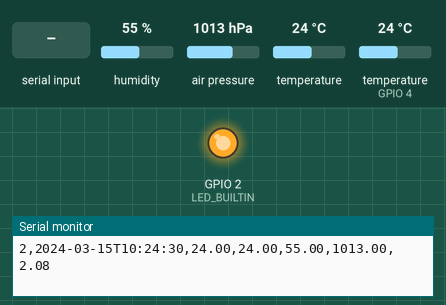
The sketch below on a simulated ESP32. On the bench: output pins drawn as LEDs (lit = HIGH), the last lines printed to the serial monitor. The inputs (shaded band) are chosen by the test bench; at power-on: humidity 55 %, air pressure 1013 hPa, temperature 24 °C, temperature (sensor on GPIO 4) 24 °C. The local clock reads 2024-03-15 10:24:30 at power-on unless the sketch sets it; storage starts empty.

Above: at 2.0 s.
2.1 s: "1\n" received over the second serial link
At 5.6 s:
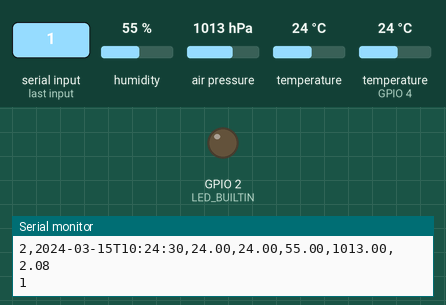
Timing chart, 0 to 12.3 s (numbered marks = the images above; inputs shaded):
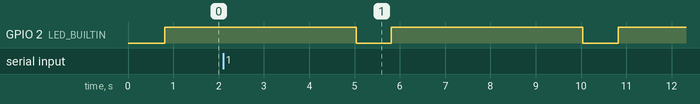

Measured:
- by itself, GPIO 2 (LED_BUILTIN): alternates HIGH for 4.2 s and LOW for 0.78 s

The sketch:

ESP32_NODOSENSOR_ROUTER.ino
```cpp
/*
* Codigo para los nodos sensores
* Autor: Luis Castrillo
*/

/*
*************** Librerias ***************
*/
#include <OneWire.h>                      // DS18B20
#include <DallasTemperature.h>            // DS18B20
#include <Wire.h>                         // BME280 y TinyRTC
#include <Adafruit_Sensor.h>              // BME280
#include <Adafruit_BME280.h>              // BME280
#include <RTClib.h>                       // TinyRTC
#include <SD.h>                           // MicroSD
#include <FS.h>                           // MicroSD
#include <SPI.h>                          // MicroSD

/*
*************** Constantes y puertos GPIO ***************
*/
#define INTERVALO 5000                    // Periodo de medicion en milisegundos
#define DS18B20_GPIO 4                    // GPIO para conectar el DS18B20
#define ID_BME 0x76                       // Dirección del sensor BME280
#define PRESION_NIVEL_MAR (1013.25)       // Presion atmosferica al nivel del mar
#define CS 5                              // GPIO para controlar el modulo MicroSD
#define ARCHIVO ("/Nodo3.txt")            // Ruta del archivo donde se guardaran los datos
#define ID_NODO 2                         // Identificador del nodo sensor
#define LED_BUILTIN 2                     // GPIO del diodo LED para informar estado del sistema
#define RXD2 16                           // GPIO RX para el envio de datos
#define TXD2 17                           // GPIO TX para el envio de datos

/*
**************** Instancias ***************
*/
OneWire oneWire(DS18B20_GPIO);            // Objeto OneWire para DS18B20
DallasTemperature sensor_ds(&oneWire);    // Objeto DallasTemperature para DS18B20
Adafruit_BME280 sensor_bme;               // Objeto Adafruit_BME280 para BME280
RTC_DS1307 tiny_rtc;                      // Objeto RTC_DS1307 para TinyRTC

/*
************** Variables globales *************
*/
unsigned long tiempo_anterior = 0;        // Variable de control de mediciones
unsigned long tiempo_actual = 0;          // Variable de control de mediciones
boolean todo_ok = true;                   // Variable para saber que todo esta bien
/*
******** Funciones para leer datos del sensor DS18B20 *********
*/
// Obtener temperatura sensor DS18B20
float getTemperatureDS() {
  sensor_ds.requestTemperatures();
  float temperatura_celsius = sensor_ds.getTempCByIndex(0);
  return temperatura_celsius;
}

/*
******** Funciones para leer datos del sensor BME280 *********
*/
// Obtener temperatura en °C sensor BME280
float getTemperatureBME() {
  float temperatura_celsius = sensor_bme.readTemperature();
  return temperatura_celsius;
}

// Obtener humedad relativa sensor BME280
float getHumidityBME() {
  float humedad_relativa = sensor_bme.readHumidity();
  return humedad_relativa;
}

// Obtener presion atmosferica sensor BME280
float getPressureBME() {
  float presion_atmosferica = sensor_bme.readPressure()/100.0F;
  return presion_atmosferica;
}

// Obtener altitud sensor BME280
float getAltitudeBME() {
  float altitud = sensor_bme.readAltitude(PRESION_NIVEL_MAR);
  return altitud;
}

/*
************ Funcion para obtener la fecha y hora ****************
*/
// Obtener fecha y hora modulo TinyRTC
String getDatetime() {
  char respuesta[20];
  DateTime fecha_hora;
  fecha_hora = tiny_rtc.now();
  sprintf(respuesta, "%02d-%02d-%02dT%02d:%02d:%02d", fecha_hora.year(),
  fecha_hora.month(), fecha_hora.day(), fecha_hora.hour(), fecha_hora.minute(), fecha_hora.second());
  return String(respuesta);
}

/*
*********** Funciones para controlar la lectura y escritura de datos *********
*/
// Funcion para crear un archivo
String createFile(fs::FS &fs, const char * path, const String mensaje) {
  // Abriendo conexion y creando archivo
  File file = fs.open(path, FILE_WRITE);
  // Comprobar creacion
  if (!file) {
    return "Error al crear el archivo " + String(path);
  }
  // Escribir mensaje en el archivo
  if (file.print(mensaje)) {
    return "Mensaje escrito";
  } else {
    return "Error al escribir el mensaje";
  }
  // Cerrando conexion
  file.close();
}

// Funcion para leer un archivo
String readFile(fs::FS &fs, const char * path){
  String payload;
  // Abriendo conexion con el archivo
  File file = fs.open(path);
  // Comprobando si se pudo abrir el archivo
  if(file){
    while(file.available()){
      char linea = file.read();
      payload += String(linea);
    }
    // Cerrando conexion
    file.close();
    return payload;
  } else {
    file.close();
    return "Error leyendo archivo " + String(path);
  }
}

// Funcion para agregar informacion a un archivo
String appendFile(fs::FS &fs, const char * path, const char * mensage){
  // Abriendo conexion con el archivo
  File file = fs.open(path, FILE_APPEND);
  if(!file){
    return "Error al abrir el archivo " + String(path);
  }
  // Agregando mensaje
  if(file.print(mensage)){
    // Cerrando conexion
    file.close();
    return "Mensaje agregado";
  } else {// Cerrando conexion
    file.close();
    return "Error agregando mensaje";
  }
}

// Funcion para borrar un archivo
String deleteFile(fs::FS &fs, const char * path){
  // Borrando archivo
  if(fs.remove(path)){
    return "Archivo " + String(path) + " borrado";
  } else {
    return "Falla borrando el archivo " + String(path);
  }
}

// Funcion para verificar la existencia de un archivo
boolean checkFile(fs::FS &fs, const char * path){
  // Abriendo conexion con el archivo
  File file = fs.open(path);
  // No existe archivo
  if(!file){
    file.close();
    return false;
  }
  // Existe archivo
  if(file.available()){
    file.close();
    return true;
  }
}

/*
********* funcion Toggle LED ***********
*/
void toggleLed(int milisegundos) {
  digitalWrite(LED_BUILTIN, HIGH);
  delay(milisegundos);
  digitalWrite(LED_BUILTIN, LOW);
  delay(milisegundos);
}

/*
**************** Funciones para la lectura de datos ***********************
*/
String measurements() {
  String fecha_hora = getDatetime();             // Obtener fecha y hora
  float temperatura_ds = getTemperatureDS();    // Leer temperatura sensor DS18B20
  float temperatura_bme = getTemperatureBME();  // Leer temperatura sensor BME280
  float humedad_bme = getHumidityBME();         // Leer humedad relativa sensor BME280
  float presion_bme = getPressureBME();         // Leer presion atmosferica sensor BME280
  float altitud_bme = getAltitudeBME();         // Leer altitud sensor BME280
  //Serial.println("************ Nueva medicion *************");
  //Serial.println("Fecha y hora: " + fecha_hora);
  //Serial.println("Temperatura DS18B20: " + String(temperatura_ds) + " °C");
  //Serial.println("Temperatura BME: " + String(temperatura_bme) + " °C");
  //Serial.println("Humedad relativa BME: " + String(humedad_bme) + " %");
  //Serial.println("Presion atmosferica BME: " + String(presion_bme) + " hPa");
  //Serial.println("Altitud BME: " + String(altitud_bme) + " m");
  String mensaje;
  mensaje.concat(String(ID_NODO));
  mensaje.concat(("," + fecha_hora));
  mensaje.concat(("," + String(temperatura_ds)));
  mensaje.concat(("," + String(temperatura_bme)));
  mensaje.concat(("," + String(humedad_bme)));
  mensaje.concat(("," + String(presion_bme)));
  mensaje.concat(("," + String(altitud_bme) + "\n"));
  return mensaje;
}

String getInitData() {
  digitalWrite(LED_BUILTIN, LOW);
  String mensaje = measurements();
  // Crear un nuevo archivo si este aun no esta creado
  if(!checkFile(SD, ARCHIVO)) {
    String status;
    status = createFile(SD, ARCHIVO, mensaje);
    //Serial.println(status);
  } else {
    appendFile(SD, ARCHIVO, mensaje.c_str());
  }
  //Serial.print("InitData" + mensaje);
  digitalWrite(LED_BUILTIN, HIGH);
  return mensaje;
}

String getData() {
  digitalWrite(LED_BUILTIN, LOW);
  String mensaje = measurements();
  appendFile(SD, ARCHIVO, mensaje.c_str());
  //Serial.print("getData " + mensaje);
  digitalWrite(LED_BUILTIN, HIGH);
  return mensaje;
}

void sendData(String datos) {
  Serial.print(datos);
  Serial2.write(datos.c_str());
}

void incomingData() {
  String mensaje;
  while(Serial2.available()) {
    char letra = (char)Serial2.read();
    mensaje.concat(letra);
  }
  sendData(mensaje);
}

/*
************ Rutina de configuración **************
*/
// Funcion para inicializar sensor BME
void initBME() {
  if (!sensor_bme.begin(ID_BME)) {
    Serial.println("El sensor BME280 no esta conectado o esta averiado. Verifica!");
    todo_ok = false;
    while(1) {
      toggleLed(250);
    }
    //return;
  }
}

// Funcion para inicializar modulo TinyRTC
void initRTC() {
  if (!tiny_rtc.begin()) {
    Serial.println("El modulo TinyRTC no esta conectado o esta averiado. Verifica!");
    todo_ok = false;
    while(1) {
      toggleLed(500);
    }
    //return;
  }
}

// Funcion para inicializar modulo microSD
void initSD() {
  if(!SD.begin(CS)){
    Serial.println("El modulo o la tarjeta MicroSD no estan conectado. Verifica!");
    todo_ok = false;
    while(1) {
      toggleLed(1000);
    }
    //return;
  }
}

void setup() {
  pinMode(LED_BUILTIN, OUTPUT);     // Inicializando el GPIO del LED
  Wire.begin();                     // Inicializando puerto Wire
  Serial.begin(115200);             // Inicializando puerto serial a 115200 Baudios
  // Inicializando el sensor DS18B20
  sensor_ds.begin();
  // Comprobando conexion con sensor BME280
  initBME();
  // Comprobando conexion con el TinyRTC
  initRTC();
  // Comprobando conexion con modulo MicroSD
  initSD();
  // Inicializando puerto serial2 a 115200 Baudios
  Serial2.begin(115200, SERIAL_8N1, RXD2, TXD2);
  // Tomar datos iniciales
  if(todo_ok) {
    digitalWrite(LED_BUILTIN, HIGH);
    tiempo_anterior = millis();
    sendData(getInitData());
  }
}

/*
************* Rutina infinita ****************
*/
void loop() {
  if(todo_ok) {
    incomingData();
    tiempo_actual = millis();
    if(tiempo_actual >= (tiempo_anterior + INTERVALO)) {
      tiempo_anterior = tiempo_actual;
      sendData(getData());
    }
  }
}
```
